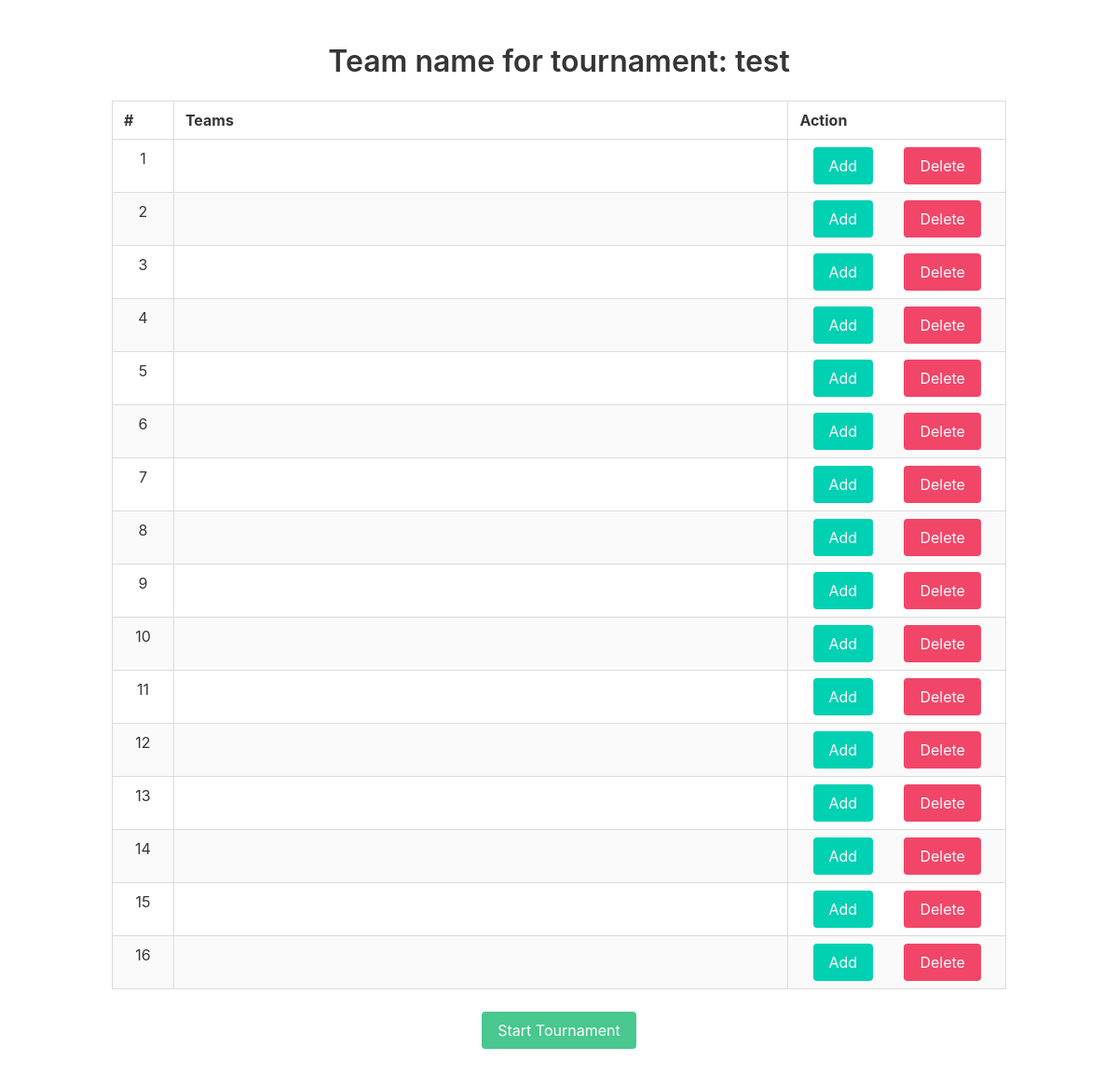
Screenshot of /configure_tournament/21/ with the database file from the repository.
### core/models.py (models this page shows, shortened)
class Tournament(models.Model):
    tournament = models.CharField(max_length=100)
    game_count = models.IntegerField(choices=team_count_choices)
    tournament_date = models.DateField(auto_now=True)
    started = models.BooleanField(default=False)
    class Meta:
        verbose_name_plural = "Tournaments"
        verbose_name = "Tournament"

class Team(models.Model):
    tournament = models.ForeignKey(Tournament, on_delete=models.CASCADE)
    team_name = models.CharField(max_length=100, blank=True, null=True)
    opponent = models.CharField(max_length=100, null=True, blank=True)
    team_score = models.IntegerField(default=0)
    opponent_score = models.IntegerField(default=0)
    modified = models.BooleanField(default=False)
    score_modified = models.BooleanField(default=False)
    stage_modified = models.BooleanField(default=False)
    win = models.IntegerField(default=0)
    class Meta:
        verbose_name_plural = "Teams"
        verbose_name = "Team"

### core/views.py (the view)
# urls.py: path("configure_tournament/<int:tournament_id>/", views.configure_tournament, name="configure_tournament"),
def configure_tournament(request, tournament_id):
    tournament = Tournament.objects.get(pk=tournament_id)
    teams = Team.objects.filter(tournament=tournament)
    return render(request, 'configure_tournament.html', {'tournament': tournament, 'teams': teams})

### templates/configure_tournament.html (shortened to what this page needs)
<!DOCTYPE html>
<html lang="en">
<head>
    <link rel="stylesheet" href="https://cdn.jsdelivr.net/npm/bulma@0.9.4/css/bulma-rtl.min.css">
</head>
<body>
    <section class="section">
        <div class="container has-text-centered">
            <h1 class="title">Team name for tournament: {{ tournament.tournament }}</h1>
            <div class="table-container">
                <table class="table is-bordered is-striped is-hoverable is-fullwidth">
                    <thead>
                        <tr>
                            <th class="is-one-eight">#</th>
                            <th class="is-two-thirds">Teams</th>
                            <th class="is-one-third">Action</th>
                        </tr>
                    </thead>
                    <tbody>
                        {% for team in teams %}
                            <tr id="{{team.id}}">
                                <td>{{ forloop.counter }}</td>
                                <td class="team" contenteditable="true">{{ team.team_name }}</td>
                                <td>
                                    <div class="action-btns">
                                        <a class="button is-primary" onclick="addTeam('{{team.id}}', this)">
                                        {% if team.modified == True %}
                                            Added
                                        {% else %}
                                            Add
                                        {% endif %}
                                        </a>
                                        <a class="button is-danger" onclick="deleteTeam('{{team.id}}')">Delete</a>
                                    </div>
                                </td>
                            </tr>
                        {% endfor %}
                    </tbody>
                </table>
            </div>
            <a class="button is-success" href="/start_tournament/{{tournament.id}}">Start Tournament</a>
        </div>
    </section>
</body>
</html>

### templates/configure_tournament.html (style rules this page uses)
.table-container { margin: 0 auto; }
.is-two-thirds { width: 500px !important; }
.is-one-third { width: 100px !important; }
.is-one-eight { width: 50px !important; }
.action-btns { display: flex; justify-content: space-around; gap: 5px; }

### rows the page displays
Tournament: tournament "test"
Team: modified "Add"
Team: modified "Add"
Team: modified "Add"
Team: modified "Add"
Team: modified "Add"
Team: modified "Add"
Team: modified "Add"
Team: modified "Add"
Team: modified "Add"
Team: modified "Add"
Team: modified "Add"
Team: modified "Add"
Team: modified "Add"
Team: modified "Add"
Team: modified "Add"
Team: modified "Add"
